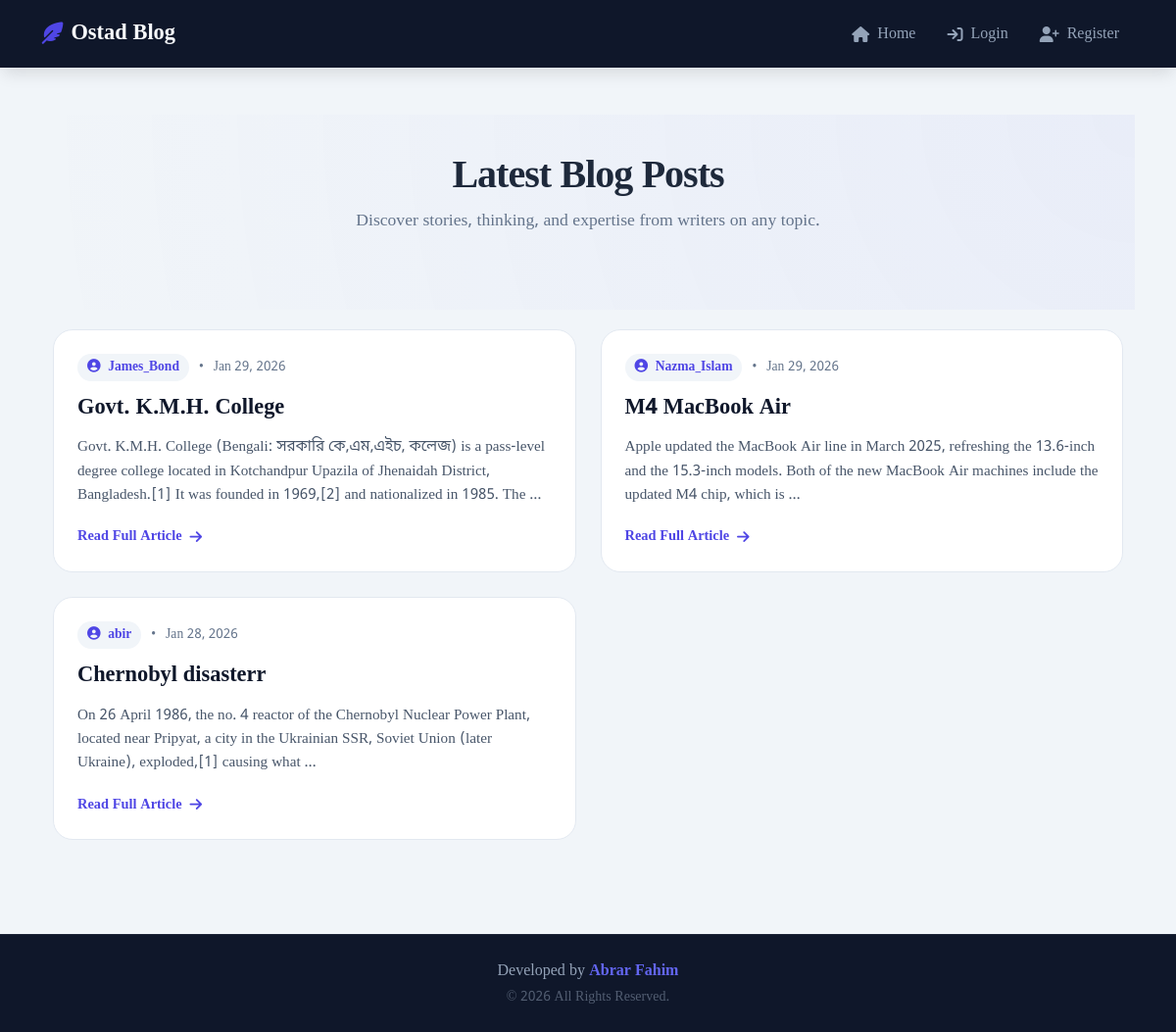
/, run on an earlier commit of the app's database.
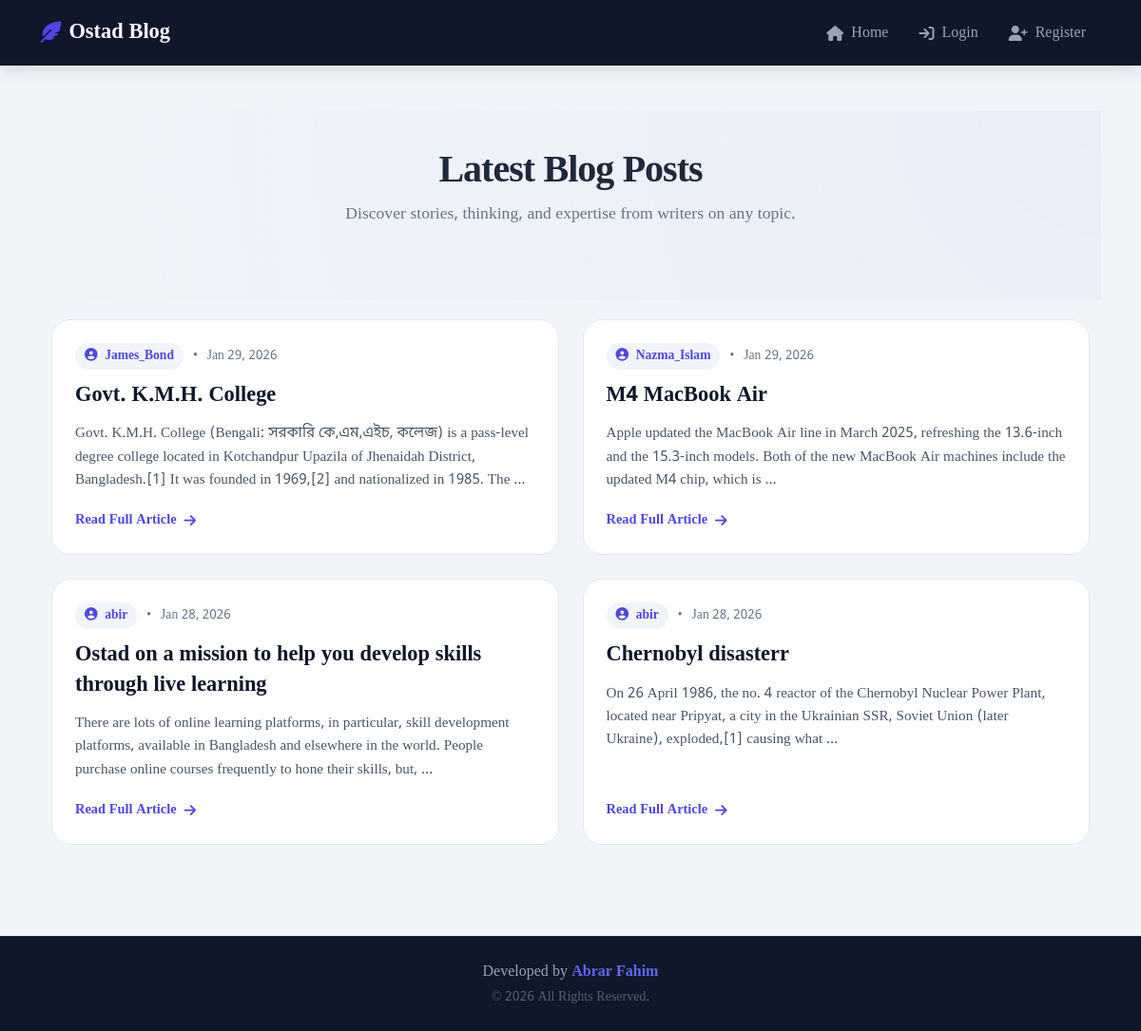
And on a later commit of the database.
### posts/models.py (models this page shows, shortened)
class Post(models.Model):
    VISIBILITY_CHOICES = [
        ('private', 'Only Me'),
        ('specific', 'Specific Users'),
        ('public', 'Everyone'),
    ]
    title = models.CharField(max_length=200)
    content = models.TextField()
    author = models.ForeignKey(User, on_delete=models.CASCADE)
    created_at = models.DateTimeField(auto_now_add=True)
    updated_at = models.DateTimeField(auto_now=True)
    visibility = models.CharField(max_length=20, choices=VISIBILITY_CHOICES, default='public')
    allowed_users = models.ManyToManyField(User, related_name='shared_posts', blank=True)

### posts/views.py (the view)
# urls.py: path('', views.home, name='home'),
def home(request):
    posts = Post.objects.all().order_by('-created_at')
    readable_posts = []
    for post in posts:
        if request.user.is_authenticated:
            if post.is_readable_by(request.user):
                readable_posts.append(post)
        else:
            if post.visibility == 'public':
                readable_posts.append(post)
    return render(request, 'posts/home.html', {'posts': readable_posts})

### templates/posts/home.html (shortened to what this page needs)
{% extends 'base.html' %}
{% block content %}
<link rel="stylesheet" href="https://cdnjs.cloudflare.com/ajax/libs/animate.css/4.1.1/animate.min.css"/>
<div class="hero-banner animate__animated animate__fadeIn">
    <h1 class="hero-title">Latest Blog Posts</h1>
    <p class="hero-subtitle">Discover stories, thinking, and expertise from writers on any topic.</p>
</div>
<div class="container pb-5">
    {% if posts %}
        <div class="blog-grid">
            {% for post in posts %}
                <article class="post-card animate__animated animate__fadeIn">
                    <div class="post-meta">
                        <span class="author-badge">
                            <i class="fa-solid fa-user-circle me-1"></i> {{ post.author.username }}
                        </span>
                        <span>•</span>
                        <span>{{ post.created_at|date:"M d, Y" }}</span>
                    </div>
                    <h3 class="post-title">{{ post.title }}</h3>
                    <p class="post-excerpt">
                        {{ post.content|truncatewords:30 }}
                    </p>
                    <a href="{% url 'post_detail' post.pk %}" class="btn-read">
                        Read Full Article <i class="fa-solid fa-arrow-right"></i>
                    </a>
                </article>
            {% endfor %}
        </div>
    {% endif %}
</div>
{% endblock %}

What changed in the data, as far as the page shows it:
now on this page (row edited): Post: author.username "abir", created_at "Jan 28, 2026", title "Ostad on a mission to help you develop skills through live learning", content "There are lots of online learning platforms, in particular, skill development platforms, available in Bangladesh and elsewhere in the world. People purchase online courses frequently to hone their skills, but, …"
